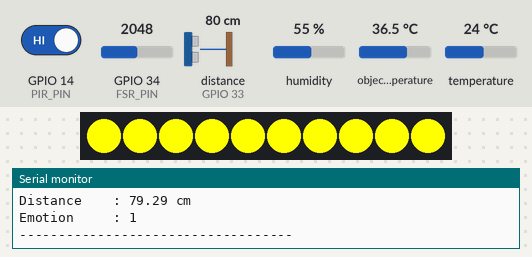
A sketch run on a simulated ESP32. On the bench: 10 RGB LEDs in strip order, left to right, the last lines printed to the serial monitor. Wiring (inferred from the names in the program): ultrasonic range finder: trigger GPIO 32; echo GPIO 33. Inputs (shaded band) come from the test bench; at power-on: GPIO 34 (FSR_PIN) = 2048, GPIO 14 (PIR_PIN) HIGH, distance to the obstacle (sensor on GPIO 33) 80 cm, humidity 55 %, object temperature 36.5 °C, temperature 24 °C. The echo pulse lasts 58.3 µs per cm; dim RGB values are drawn brighter than linear; I2S audio is not simulated (input reads silence); the audio player accepts every command and is not drawn.

Above: at 2.7 s.
2.8 s: GPIO 34 (FSR_PIN) set to 1933
At 5.4 s:
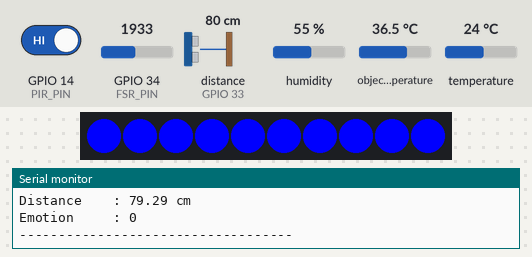
6.7 s: GPIO 14 (PIR_PIN) driven LOW
At 8.6 s:
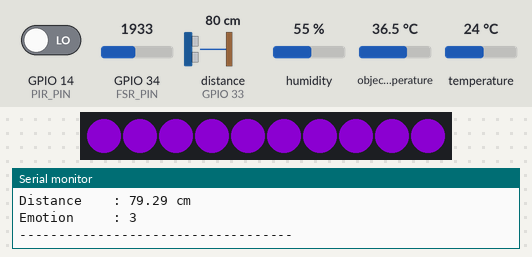
10.6 s: GPIO 14 (PIR_PIN) driven HIGH
At 11.9 s:
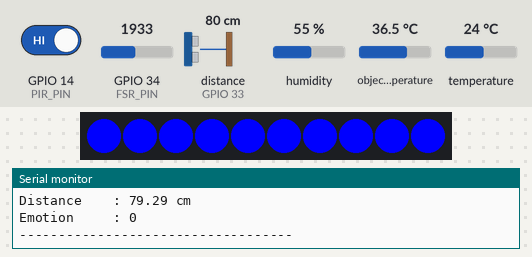
14.5 s: GPIO 34 (FSR_PIN) set to 2040
At 17.1 s:
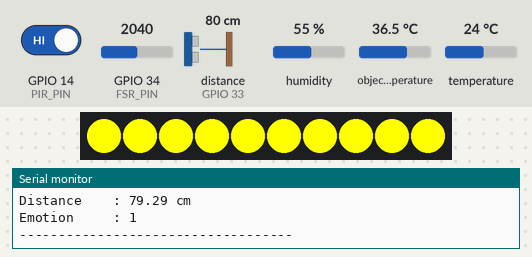
Timing chart, 0 to 18.6 s (numbered marks = the images above; inputs shaded):
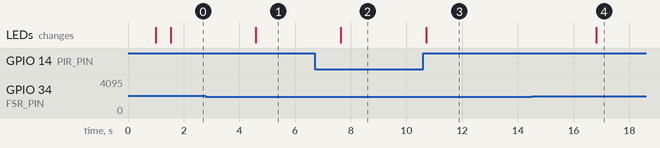

Measured:
- the behaviour switches between 2001 and 2000 on GPIO 34 (FSR_PIN) (found by bisection; images 0 and 1)
- after the input at 2.8 s, the LEDs: change after 1.8 s (image 1)
- after the input at 6.7 s, the LEDs: change after 0.94 s (image 2)
- after the input at 10.6 s, the LEDs: change after 0.10 s (image 3)
- after the input at 14.5 s, the LEDs: change after 2.3 s (image 4)

The sketch:

HavenSense.ino
```cpp
#include <Wire.h>
#include <DHT.h>
#include <Adafruit_MLX90614.h>
#include <MPU6050.h>
#include <Adafruit_NeoPixel.h>
#include "driver/i2s.h"
#include <DFRobotDFPlayerMini.h>

// ================= SENSOR PINS =================

#define DHTPIN 4
#define DHTTYPE DHT22

#define FSR_PIN 34
#define PIR_PIN 14

#define TRIG_PIN 32
#define ECHO_PIN 33

// ================= NEOPIXEL =================

#define LED_PIN 27
#define NUM_LEDS 10

// ================= I2S MICROPHONE =================

#define I2S_WS 13
#define I2S_SD 35
#define I2S_SCK 12

// ================= DFPLAYER =================

#define DF_RX 16
#define DF_TX 17

// ================= OBJECTS =================

DHT dht(DHTPIN, DHTTYPE);
Adafruit_MLX90614 mlx = Adafruit_MLX90614();
MPU6050 mpu;

Adafruit_NeoPixel strip(
  NUM_LEDS,
  LED_PIN,
  NEO_GRB + NEO_KHZ800
);

HardwareSerial dfSerial(1);
DFRobotDFPlayerMini dfPlayer;

// ================= SENSOR VARIABLES =================

float temperature;
float humidity;
float bodyTemp;
float distance;

int pressureValue;
int soundLevel;
int motionDetected;

// ================= I2S SETUP =================

void setupI2S()
{
  const i2s_config_t i2s_config = {
    .mode = (i2s_mode_t)(I2S_MODE_MASTER | I2S_MODE_RX),
    .sample_rate = 16000,
    .bits_per_sample = I2S_BITS_PER_SAMPLE_32BIT,
    .channel_format = I2S_CHANNEL_FMT_ONLY_LEFT,
    .communication_format = I2S_COMM_FORMAT_I2S,
    .intr_alloc_flags = ESP_INTR_FLAG_LEVEL1,
    .dma_buf_count = 8,
    .dma_buf_len = 64,
    .use_apll = false
  };

  const i2s_pin_config_t pin_config = {
    .bck_io_num = I2S_SCK,
    .ws_io_num = I2S_WS,
    .data_out_num = I2S_PIN_NO_CHANGE,
    .data_in_num = I2S_SD
  };

  i2s_driver_install(
    I2S_NUM_0,
    &i2s_config,
    0,
    NULL
  );

  i2s_set_pin(
    I2S_NUM_0,
    &pin_config
  );
}

// ================= READ MICROPHONE =================

int readSoundLevel()
{
  int32_t sample = 0;
  size_t bytesRead = 0;

  i2s_read(
    I2S_NUM_0,
    &sample,
    sizeof(sample),
    &bytesRead,
    portMAX_DELAY
  );

  sample = abs(sample);

  return sample / 1000;
}

// ================= SET LED COLOR =================

void setColor(int r, int g, int b)
{
  for(int i = 0; i < NUM_LEDS; i++)
  {
    strip.setPixelColor(
      i,
      strip.Color(r, g, b)
    );
  }

  strip.show();
}

// ================= SETUP =================

void setup()
{
  Serial.begin(115200);

  // Sensor pins
  pinMode(PIR_PIN, INPUT);

  pinMode(TRIG_PIN, OUTPUT);
  pinMode(ECHO_PIN, INPUT);

  // I2C
  Wire.begin();

  // DHT22
  dht.begin();

  // MLX90614
  mlx.begin();

  // MPU6050
  mpu.initialize();

  // I2S microphone
  setupI2S();

  // NeoPixel
  strip.begin();
  strip.show();

  // Startup LED
  setColor(0, 255, 0);
  delay(1000);
  setColor(0, 0, 0);

  // DFPlayer
  dfSerial.begin(
    9600,
    SERIAL_8N1,
    DF_RX,
    DF_TX
  );

  if (dfPlayer.begin(dfSerial))
  {
    Serial.println("DFPlayer connected");

    dfPlayer.volume(20);
    dfPlayer.EQ(DFPLAYER_EQ_NORMAL);
  }
  else
  {
    Serial.println("DFPlayer connection failed");
  }

  Serial.println();
  Serial.println("================================");
  Serial.println("     HAVEN SENSE SYSTEM");
  Serial.println("================================");
  Serial.println("System Started");
}

// ================= MAIN LOOP =================

void loop()
{
  readSensors();

  int predictedEmotion = detectEmotion();

  applyEmotion(predictedEmotion);

  printStatus(predictedEmotion);

  delay(3000);
}

// ================= READ ALL SENSORS =================

void readSensors()
{
  humidity = dht.readHumidity();
  temperature = dht.readTemperature();

  if (isnan(humidity) || isnan(temperature))
  {
    Serial.println("DHT22 ERROR");
  }

  bodyTemp = mlx.readObjectTempC();

  pressureValue = analogRead(FSR_PIN);

  motionDetected = digitalRead(PIR_PIN);

  distance = readDistance();

  soundLevel = readSoundLevel();
}

// ================= ULTRASONIC =================

float readDistance()
{
  digitalWrite(TRIG_PIN, LOW);
  delayMicroseconds(2);

  digitalWrite(TRIG_PIN, HIGH);
  delayMicroseconds(10);

  digitalWrite(TRIG_PIN, LOW);

  long duration = pulseIn(
    ECHO_PIN,
    HIGH,
    30000
  );

  if(duration == 0)
  {
    return 0;
  }

  return duration * 0.034 / 2;
}

// ================= EMOTION DETECTION =================
//
// 0 = Calm
// 1 = Stress
// 2 = Anxiety
// 3 = Distress
//

int detectEmotion()
{
  if(soundLevel > 2000)
  {
    return 2;
  }

  if(pressureValue > 2000)
  {
    return 1;
  }

  if(motionDetected == 0)
  {
    return 3;
  }

  return 0;
}

// ================= EMOTION RESPONSE =================

void applyEmotion(int emotion)
{
  switch(emotion)
  {
    // CALM
    case 0:

      setColor(0, 0, 255);

      // Track 1 = calm audio
      dfPlayer.play(1);

      Serial.println("Emotion: CALM");

      break;


    // STRESS
    case 1:

      setColor(255, 255, 0);

      // Track 2 = stress audio
      dfPlayer.play(2);

      Serial.println("Emotion: STRESS");

      break;


    // ANXIETY
    case 2:

      setColor(255, 0, 0);

      // Track 3 = anxiety audio
      dfPlayer.play(3);

      Serial.println("Emotion: ANXIETY");

      break;


    // DISTRESS
    case 3:

      setColor(80, 0, 120);

      // Track 4 = distress audio
      dfPlayer.play(4);

      Serial.println("Emotion: DISTRESS");

      break;
  }
}

// ================= SERIAL STATUS =================

void printStatus(int emotion)
{
  Serial.println();
  Serial.println("----------- SENSOR DATA -----------");

  Serial.print("Temperature : ");
  Serial.print(temperature);
  Serial.println(" °C");

  Serial.print("Humidity    : ");
  Serial.print(humidity);
  Serial.println(" %");

  Serial.print("Body Temp   : ");
  Serial.print(bodyTemp);
  Serial.println(" °C");

  Serial.print("Pressure    : ");
  Serial.println(pressureValue);

  Serial.print("Sound       : ");
  Serial.println(soundLevel);

  Serial.print("Motion      : ");
  Serial.println(motionDetected);

  Serial.print("Distance    : ");
  Serial.print(distance);
  Serial.println(" cm");

  Serial.print("Emotion     : ");
  Serial.println(emotion);

  Serial.println("-----------------------------------");
}
```
